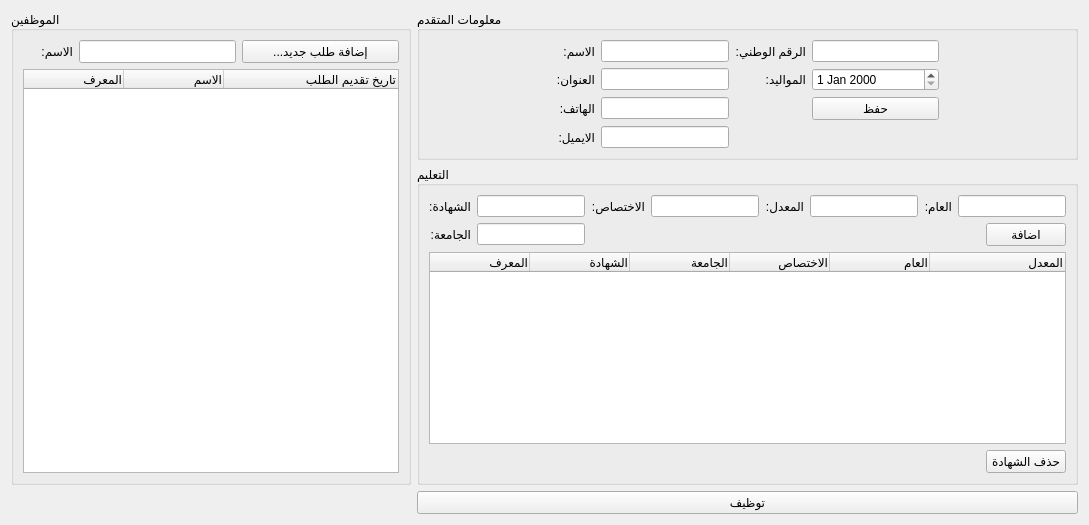
      <widget class="QWidget" name="tab_5">
       <attribute name="title">
        <string>طلبات التوظيف</string>
       </attribute>
       <layout class="QGridLayout" name="gridLayout_11">
        <item row="0" column="0" rowspan="5">
         <widget class="QGroupBox" name="employees_groupbox_2">
          <property name="minimumSize">
           <size>
            <width>400</width>
            <height>0</height>
           </size>
          </property>
          <property name="maximumSize">
           <size>
            <width>400</width>
            <height>16777215</height>
           </size>
          </property>
          <property name="title">
           <string>الموظفين</string>
          </property>
          <layout class="QGridLayout" name="gridLayout_9">
           <item row="0" column="0">
            <widget class="QLabel" name="employment_request_name_label_2">
             <property name="maximumSize">
              <size>
               <width>50</width>
               <height>16777215</height>
              </size>
             </property>
             <property name="text">
              <string>الاسم:</string>
             </property>
            </widget>
           </item>
           <item row="0" column="1">
            <widget class="QLineEdit" name="new_employment_request_name_input">
             <property name="sizePolicy">
              <sizepolicy hsizetype="Preferred" vsizetype="Preferred">
               <horstretch>0</horstretch>
               <verstretch>0</verstretch>
              </sizepolicy>
             </property>
             <property name="minimumSize">
              <size>
               <width>0</width>
               <height>0</height>
              </size>
             </property>
            </widget>
           </item>
           <item row="0" column="2">
            <widget class="QPushButton" name="add_employment_requests">
             <property name="text">
              <string>...إضافة طلب جديد</string>
             </property>
            </widget>
           </item>
           <item row="1" column="0" colspan="3">
            <widget class="QTableWidget" name="employment_requests_table">
             <property name="selectionBehavior">
              <enum>QAbstractItemView::SelectRows</enum>
             </property>
             <property name="verticalScrollMode">
              <enum>QAbstractItemView::ScrollPerPixel</enum>
             </property>
             <property name="horizontalScrollMode">
              <enum>QAbstractItemView::ScrollPerPixel</enum>
             </property>
             <attribute name="horizontalHeaderStretchLastSection">
              <bool>true</bool>
             </attribute>
             <column>
              <property name="text">
               <string>المعرف</string>
              </property>
              <property name="textAlignment">
               <set>AlignTrailing|AlignVCenter</set>
              </property>
             </column>
             <column>
              <property name="text">
               <string>الاسم</string>
              </property>
              <property name="textAlignment">
               <set>AlignTrailing|AlignVCenter</set>
              </property>
             </column>
             <column>
              <property name="text">
               <string>تاريخ تقديم الطلب</string>
              </property>
              <property name="textAlignment">
               <set>AlignTrailing|AlignVCenter</set>
              </property>
             </column>
            </widget>
           </item>
          </layout>
         </widget>
        </item>
        <item row="0" column="1">
         <widget class="QGroupBox" name="employment_request_groupBox">
          <property name="title">
           <string>معلومات المتقدم</string>
          </property>
          <layout class="QGridLayout" name="gridLayout_7">
           <item row="0" column="1">
            <widget class="QLabel" name="employment_request_name_label">
             <property name="text">
              <string>الاسم:</string>
             </property>
            </widget>
           </item>
           <item row="0" column="2">
            <widget class="QLineEdit" name="employment_request_name_input">
             <property name="maximumSize">
              <size>
               <width>200</width>
               <height>16777215</height>
              </size>
             </property>
            </widget>
           </item>
           <item row="0" column="3">
            <widget class="QLabel" name="employment_request_national_id_label">
             <property name="text">
              <string>الرقم الوطني:</string>
             </property>
            </widget>
           </item>
           <item row="0" column="4">
            <widget class="QLineEdit" name="employment_request_national_id_input">
             <property name="maximumSize">
              <size>
               <width>200</width>
               <height>16777215</height>
              </size>
             </property>
            </widget>
           </item>
           <item row="1" column="0" rowspan="2">
            <spacer name="horizontalSpacer_55">
             <property name="orientation">
              <enum>Qt::Horizontal</enum>
             </property>
             <property name="sizeHint" stdset="0">
              <size>
               <width>117</width>
               <height>20</height>
              </size>
             </property>
            </spacer>
           </item>
           <item row="1" column="1">
            <widget class="QLabel" name="employment_request_address_label">
             <property name="text">
              <string>العنوان:</string>
             </property>
            </widget>
           </item>
           <item row="1" column="2">
            <widget class="QLineEdit" name="employment_request_address_input">
             <property name="maximumSize">
              <size>
               <width>200</width>
               <height>16777215</height>
              </size>
             </property>
            </widget>
           </item>
           <item row="1" column="3">
            <widget class="QLabel" name="employment_request_birthdate_label">
             <property name="text">
              <string>المواليد:</string>
             </property>
            </widget>
           </item>
           <item row="1" column="4">
            <widget class="QDateEdit" name="employment_request_birthdate_input">
             <property name="maximumSize">
              <size>
               <width>200</width>
               <height>16777215</height>
              </size>
             </property>
            </widget>
           </item>
           <item row="1" column="5" rowspan="2">
            <spacer name="horizontalSpacer_53">
             <property name="orientation">
              <enum>Qt::Horizontal</enum>
             </property>
             <property name="sizeHint" stdset="0">
              <size>
               <width>118</width>
               <height>20</height>
              </size>
             </property>
            </spacer>
           </item>
           <item row="2" column="1">
            <widget class="QLabel" name="employment_request_phone_label">
             <property name="text">
              <string>الهاتف:</string>
             </property>
            </widget>
           </item>
           <item row="2" column="2">
            <widget class="QLineEdit" name="employment_request_phone_input">
             <property name="maximumSize">
              <size>
               <width>200</width>
               <height>16777215</height>
              </size>
             </property>
            </widget>
           </item>
           <item row="2" column="4">
            <widget class="QPushButton" name="employment_request_save_btn">
             <property name="text">
              <string>حفظ</string>
             </property>
            </widget>
           </item>
           <item row="3" column="1">
            <widget class="QLabel" name="employment_request_email_label">
             <property name="text">
              <string>الايميل:</string>
             </property>
            </widget>
           </item>
           <item row="3" column="2">
            <widget class="QLineEdit" name="employment_request_email_input">
             <property name="maximumSize">
              <size>
               <width>200</width>
               <height>16777215</height>
              </size>
             </property>
            </widget>
           </item>
          </layout>
         </widget>
        </item>
        <item row="5" column="1">
         <widget class="QPushButton" name="employment_request_employ_btn">
          <property name="text">
           <string>توظيف</string>
          </property>
         </widget>
        </item>
        <item row="1" column="1" rowspan="4">
         <widget class="QGroupBox" name="employment_request_add_cert_groupbox">
          <property name="title">
           <string>التعليم</string>
          </property>
          <layout class="QGridLayout" name="gridLayout_47">
           <item row="0" column="0">
            <widget class="QLabel" name="employment_request_certificate_label_2">
             <property name="text">
              <string>الشهادة:</string>
             </property>
            </widget>
           </item>
           <item row="0" column="1">
            <widget class="QLineEdit" name="employment_request_university_certificate_input">
             <property name="sizePolicy">
              <sizepolicy hsizetype="Fixed" vsizetype="Fixed">
               <horstretch>0</horstretch>
               <verstretch>0</verstretch>
              </sizepolicy>
             </property>
             <property name="maximumSize">
              <size>
               <width>16777215</width>
               <height>16777215</height>
              </size>
             </property>
            </widget>
           </item>
           <item row="0" column="2">
            <widget class="QLabel" name="employment_request_specialty_label_2">
             <property name="text">
              <string>الاختصاص:</string>
             </property>
            </widget>
           </item>
           <item row="0" column="3">
            <widget class="QLineEdit" name="employment_request_university_specialty_input">
             <property name="sizePolicy">
              <sizepolicy hsizetype="Fixed" vsizetype="Fixed">
               <horstretch>0</horstretch>
               <verstretch>0</verstretch>
              </sizepolicy>
             </property>
             <property name="maximumSize">
              <size>
               <width>16777215</width>
               <height>16777215</height>
              </size>
             </property>
            </widget>
           </item>
           <item row="0" column="4">
            <widget class="QLabel" name="employment_request_gpa_label_2">
             <property name="text">
              <string>المعدل:</string>
             </property>
            </widget>
           </item>
           <item row="0" column="5">
            <widget class="QLineEdit" name="employment_request_university_gpa_input">
             <property name="sizePolicy">
              <sizepolicy hsizetype="Fixed" vsizetype="Fixed">
               <horstretch>0</horstretch>
               <verstretch>0</verstretch>
              </sizepolicy>
             </property>
             <property name="maximumSize">
              <size>
               <width>16777215</width>
               <height>16777215</height>
              </size>
             </property>
            </widget>
           </item>
           <item row="0" column="6">
            <widget class="QLabel" name="employment_request_year_label_2">
             <property name="text">
              <string>العام:</string>
             </property>
            </widget>
           </item>
           <item row="0" column="7" colspan="2">
            <widget class="QLineEdit" name="employment_request_university_year_input">
             <property name="sizePolicy">
              <sizepolicy hsizetype="Fixed" vsizetype="Fixed">
               <horstretch>0</horstretch>
               <verstretch>0</verstretch>
              </sizepolicy>
             </property>
             <property name="maximumSize">
              <size>
               <width>16777215</width>
               <height>16777215</height>
              </size>
             </property>
            </widget>
           </item>
           <item row="1" column="0">
            <widget class="QLabel" name="employment_request_university_label_2">
             <property name="text">
              <string>الجامعة:</string>
             </property>
            </widget>
           </item>
           <item row="1" column="1">
            <widget class="QLineEdit" name="employment_request_university_name_input">
             <property name="sizePolicy">
              <sizepolicy hsizetype="Fixed" vsizetype="Fixed">
               <horstretch>0</horstretch>
               <verstretch>0</verstretch>
              </sizepolicy>
             </property>
             <property name="maximumSize">
              <size>
               <width>16777215</width>
               <height>16777215</height>
              </size>
             </property>
            </widget>
           </item>
           <item row="1" column="8">
            <widget class="QPushButton" name="employment_request_add_certificate_btn">
             <property name="sizePolicy">
              <sizepolicy hsizetype="Preferred" vsizetype="Fixed">
               <horstretch>0</horstretch>
               <verstretch>0</verstretch>
              </sizepolicy>
             </property>
             <property name="text">
              <string>اضافة</string>
             </property>
            </widget>
           </item>
           <item row="2" column="0" colspan="9">
            <widget class="QTableWidget" name="employment_request_certificates_table">
             <property name="selectionBehavior">
              <enum>QAbstractItemView::SelectRows</enum>
             </property>
             <attribute name="horizontalHeaderStretchLastSection">
              <bool>true</bool>
             </attribute>
             <column>
              <property name="text">
               <string>المعرف</string>
              </property>
              <property name="textAlignment">
               <set>AlignTrailing|AlignVCenter</set>
              </property>
             </column>
             <column>
              <property name="text">
               <string>الشهادة</string>
              </property>
              <property name="textAlignment">
               <set>AlignTrailing|AlignVCenter</set>
              </property>
             </column>
             <column>
              <property name="text">
               <string>الجامعة</string>
              </property>
              <property name="textAlignment">
               <set>AlignTrailing|AlignVCenter</set>
              </property>
             </column>
             <column>
              <property name="text">
               <string>الاختصاص</string>
              </property>
              <property name="textAlignment">
               <set>AlignTrailing|AlignVCenter</set>
              </property>
             </column>
             <column>
              <property name="text">
               <string>العام</string>
              </property>
              <property name="textAlignment">
               <set>AlignTrailing|AlignVCenter</set>
              </property>
             </column>
             <column>
              <property name="text">
               <string>المعدل</string>
              </property>
              <property name="textAlignment">
               <set>AlignTrailing|AlignVCenter</set>
              </property>
             </column>
            </widget>
           </item>
           <item row="3" column="0" colspan="8">
            <spacer name="employment_request_horizontalSpacer_2">
             <property name="orientation">
              <enum>Qt::Horizontal</enum>
             </property>
             <property name="sizeHint" stdset="0">
              <size>
               <width>272</width>
               <height>13</height>
              </size>
             </property>
            </spacer>
           </item>
           <item row="3" column="8">
            <widget class="QPushButton" name="employment_request_delete_certificate_btn">
             <property name="maximumSize">
              <size>
               <width>100</width>
               <height>16777215</height>
              </size>
             </property>
             <property name="text">
              <string>حذف الشهادة</string>
             </property>
            </widget>
           </item>
          </layout>
         </widget>
        </item>
       </layout>
      </widget>
